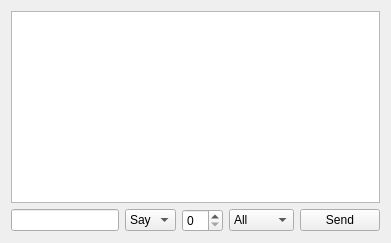
     <widget class="QWidget" name="tab_ch">
      <attribute name="icon">
       <iconset resource="../OpenRcon.qrc">
        <normaloff>:/icons/images/icons/user-invisible.png</normaloff>:/icons/images/icons/user-invisible.png</iconset>
      </attribute>
      <attribute name="title">
       <string>Chat</string>
      </attribute>
      <layout class="QGridLayout" name="gridLayout_18">
       <item row="0" column="0">
        <widget class="QTextEdit" name="textEdit_ch">
         <property name="locale">
          <locale language="English" country="UnitedStates"/>
         </property>
         <property name="readOnly">
          <bool>true</bool>
         </property>
         <property name="html">
          <string notr="true">&lt;!DOCTYPE HTML PUBLIC &quot;-//W3C//DTD HTML 4.0//EN&quot; &quot;http://www.w3.org/TR/REC-html40/strict.dtd&quot;&gt;
&lt;html&gt;&lt;head&gt;&lt;meta name=&quot;qrichtext&quot; content=&quot;1&quot; /&gt;&lt;style type=&quot;text/css&quot;&gt;
p, li { white-space: pre-wrap; }
&lt;/style&gt;&lt;/head&gt;&lt;body style=&quot; font-family:'MS Shell Dlg 2'; font-size:8.25pt; font-weight:400; font-style:normal;&quot;&gt;
&lt;p style=&quot;-qt-paragraph-type:empty; margin-top:0px; margin-bottom:0px; margin-left:0px; margin-right:0px; -qt-block-indent:0; text-indent:0px; font-family:'Ubuntu'; font-size:11pt;&quot;&gt;&lt;br /&gt;&lt;/p&gt;&lt;/body&gt;&lt;/html&gt;</string>
         </property>
        </widget>
       </item>
       <item row="1" column="0">
        <layout class="QHBoxLayout" name="horizontalLayout_15">
         <item>
          <widget class="QLineEdit" name="lineEdit_ch">
           <property name="locale">
            <locale language="English" country="UnitedStates"/>
           </property>
          </widget>
         </item>
         <item>
          <widget class="QComboBox" name="comboBox_ch_type">
           <property name="locale">
            <locale language="English" country="UnitedStates"/>
           </property>
           <item>
            <property name="text">
             <string>Say</string>
            </property>
           </item>
           <item>
            <property name="text">
             <string>Yell</string>
            </property>
           </item>
          </widget>
         </item>
         <item>
          <widget class="QSpinBox" name="spinBox_ch_duration"/>
         </item>
         <item>
          <widget class="QComboBox" name="comboBox_ch_target">
           <property name="locale">
            <locale language="English" country="UnitedStates"/>
           </property>
           <item>
            <property name="text">
             <string>All</string>
            </property>
           </item>
           <item>
            <property name="text">
             <string>Team</string>
            </property>
           </item>
           <item>
            <property name="text">
             <string>Squad</string>
            </property>
           </item>
          </widget>
         </item>
         <item>
          <widget class="QPushButton" name="pushButton_ch_send">
           <property name="locale">
            <locale language="English" country="UnitedStates"/>
           </property>
           <property name="text">
            <string>Send</string>
           </property>
          </widget>
         </item>
        </layout>
       </item>
      </layout>
     </widget>
